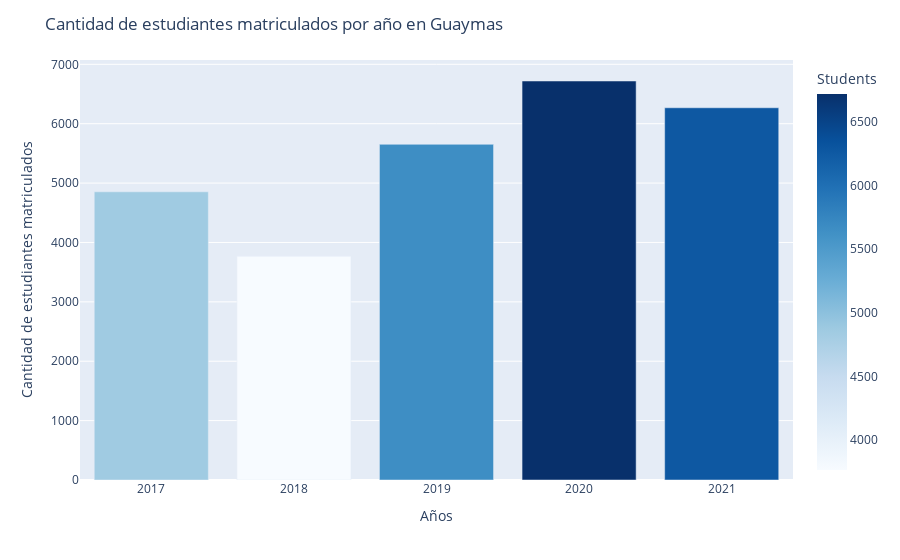
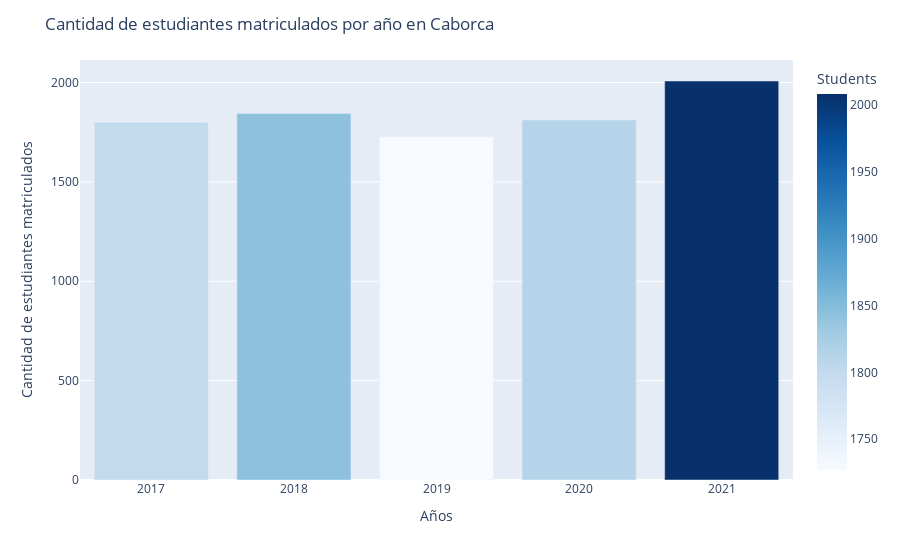
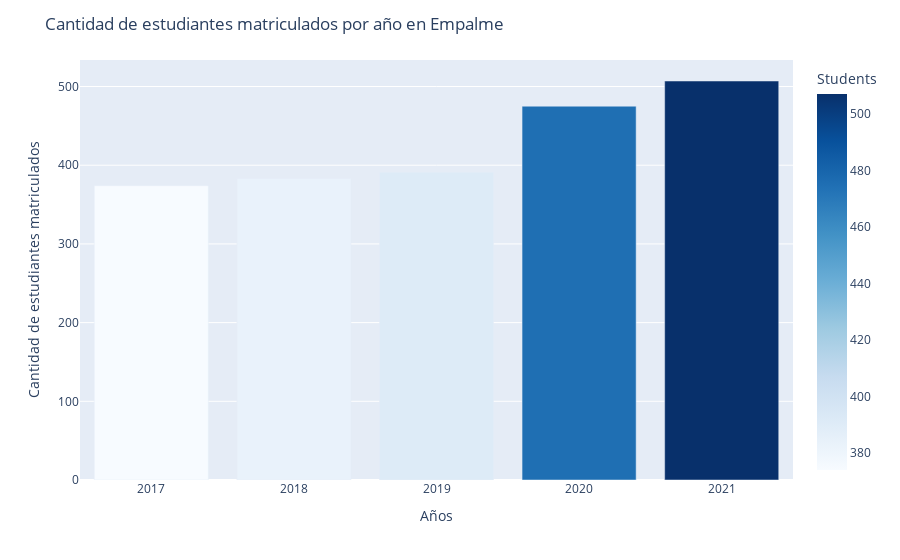
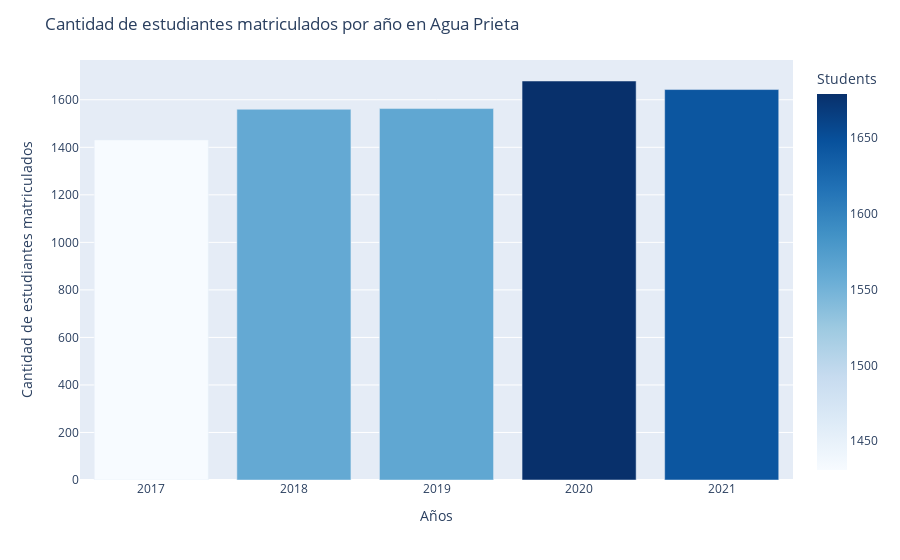

The code cell stored with these charts, in order, in its notebook:
### Markdown cell above
#### Cantidad de estudiantes matriculados por año y ciudad

### Code cell
import plotly.express as px
for ciudad in ciudades:
    sonora_city = tidyDf[tidyDf.Municipality == ciudad]
    fig = px.bar(sonora_city, x=sonora_city.grouper.astype(str), y='Students', color="Students", color_continuous_scale=px.colors.sequential.Blues)
    fig.update_layout(
    title="Cantidad de estudiantes matriculados por año en {}".format(ciudad),
    xaxis_title="Años",
    yaxis_title="Cantidad de estudiantes matriculados",
)
    fig.show()
    #print(sonora_city)

### Figure 1 — Plotly figure (JSON) as saved in the notebook; plotly's stock layout.template omitted (floating-point values rounded to 4 significant figures)
{"data": [{"alignmentgroup": "True", "hovertemplate": "x=%{x}<br>Students=%{marker.color}<extra></extra>", "legendgroup": "", "marker": {"color": [4853, 3766, 5653, 6719, 6268], "coloraxis": "coloraxis", "pattern": {"shape": ""}}, "name": "", "offsetgroup": "", "orientation": "v", "showlegend": false, "textposition": "auto", "type": "bar", "x": ["2017", "2018", "2019", "2020", "2021"], "xaxis": "x", "y": [4853, 3766, 5653, 6719, 6268], "yaxis": "y"}], "layout": {"barmode": "relative", "coloraxis": {"colorbar": {"title": {"text": "Students"}}, "colorscale": [[0, "rgb(247,251,255)"], [0.125, "rgb(222,235,247)"], [0.25, "rgb(198,219,239)"], [0.375, "rgb(158,202,225)"], [0.5, "rgb(107,174,214)"], [0.625, "rgb(66,146,198)"], [0.75, "rgb(33,113,181)"], [0.875, "rgb(8,81,156)"], [1, "rgb(8,48,107)"]]}, "legend": {"tracegroupgap": 0}, "margin": {"t": 60}, "title": {"text": "Cantidad de estudiantes matriculados por año en Guaymas"}, "xaxis": {"anchor": "y", "domain": [0, 1], "title": {"text": "Años"}}, "yaxis": {"anchor": "x", "domain": [0, 1], "title": {"text": "Cantidad de estudiantes matriculados"}}}}

### Figure 2 — Plotly figure (JSON) as saved in the notebook; plotly's stock layout.template omitted (floating-point values rounded to 4 significant figures)
{"data": [{"alignmentgroup": "True", "hovertemplate": "x=%{x}<br>Students=%{marker.color}<extra></extra>", "legendgroup": "", "marker": {"color": [1800, 1844, 1727, 1812, 2008], "coloraxis": "coloraxis", "pattern": {"shape": ""}}, "name": "", "offsetgroup": "", "orientation": "v", "showlegend": false, "textposition": "auto", "type": "bar", "x": ["2017", "2018", "2019", "2020", "2021"], "xaxis": "x", "y": [1800, 1844, 1727, 1812, 2008], "yaxis": "y"}], "layout": {"barmode": "relative", "coloraxis": {"colorbar": {"title": {"text": "Students"}}, "colorscale": [[0, "rgb(247,251,255)"], [0.125, "rgb(222,235,247)"], [0.25, "rgb(198,219,239)"], [0.375, "rgb(158,202,225)"], [0.5, "rgb(107,174,214)"], [0.625, "rgb(66,146,198)"], [0.75, "rgb(33,113,181)"], [0.875, "rgb(8,81,156)"], [1, "rgb(8,48,107)"]]}, "legend": {"tracegroupgap": 0}, "margin": {"t": 60}, "title": {"text": "Cantidad de estudiantes matriculados por año en Caborca"}, "xaxis": {"anchor": "y", "domain": [0, 1], "title": {"text": "Años"}}, "yaxis": {"anchor": "x", "domain": [0, 1], "title": {"text": "Cantidad de estudiantes matriculados"}}}}

### Figure 3 — Plotly figure (JSON) as saved in the notebook; plotly's stock layout.template omitted (floating-point values rounded to 4 significant figures)
{"data": [{"alignmentgroup": "True", "hovertemplate": "x=%{x}<br>Students=%{marker.color}<extra></extra>", "legendgroup": "", "marker": {"color": [374, 383, 391, 475, 507], "coloraxis": "coloraxis", "pattern": {"shape": ""}}, "name": "", "offsetgroup": "", "orientation": "v", "showlegend": false, "textposition": "auto", "type": "bar", "x": ["2017", "2018", "2019", "2020", "2021"], "xaxis": "x", "y": [374, 383, 391, 475, 507], "yaxis": "y"}], "layout": {"barmode": "relative", "coloraxis": {"colorbar": {"title": {"text": "Students"}}, "colorscale": [[0, "rgb(247,251,255)"], [0.125, "rgb(222,235,247)"], [0.25, "rgb(198,219,239)"], [0.375, "rgb(158,202,225)"], [0.5, "rgb(107,174,214)"], [0.625, "rgb(66,146,198)"], [0.75, "rgb(33,113,181)"], [0.875, "rgb(8,81,156)"], [1, "rgb(8,48,107)"]]}, "legend": {"tracegroupgap": 0}, "margin": {"t": 60}, "title": {"text": "Cantidad de estudiantes matriculados por año en Empalme"}, "xaxis": {"anchor": "y", "domain": [0, 1], "title": {"text": "Años"}}, "yaxis": {"anchor": "x", "domain": [0, 1], "title": {"text": "Cantidad de estudiantes matriculados"}}}}

### Figure 4 — Plotly figure (JSON) as saved in the notebook; plotly's stock layout.template omitted (floating-point values rounded to 4 significant figures)
{"data": [{"alignmentgroup": "True", "hovertemplate": "x=%{x}<br>Students=%{marker.color}<extra></extra>", "legendgroup": "", "marker": {"color": [1431, 1560, 1563, 1679, 1643], "coloraxis": "coloraxis", "pattern": {"shape": ""}}, "name": "", "offsetgroup": "", "orientation": "v", "showlegend": false, "textposition": "auto", "type": "bar", "x": ["2017", "2018", "2019", "2020", "2021"], "xaxis": "x", "y": [1431, 1560, 1563, 1679, 1643], "yaxis": "y"}], "layout": {"barmode": "relative", "coloraxis": {"colorbar": {"title": {"text": "Students"}}, "colorscale": [[0, "rgb(247,251,255)"], [0.125, "rgb(222,235,247)"], [0.25, "rgb(198,219,239)"], [0.375, "rgb(158,202,225)"], [0.5, "rgb(107,174,214)"], [0.625, "rgb(66,146,198)"], [0.75, "rgb(33,113,181)"], [0.875, "rgb(8,81,156)"], [1, "rgb(8,48,107)"]]}, "legend": {"tracegroupgap": 0}, "margin": {"t": 60}, "title": {"text": "Cantidad de estudiantes matriculados por año en Agua Prieta"}, "xaxis": {"anchor": "y", "domain": [0, 1], "title": {"text": "Años"}}, "yaxis": {"anchor": "x", "domain": [0, 1], "title": {"text": "Cantidad de estudiantes matriculados"}}}}
